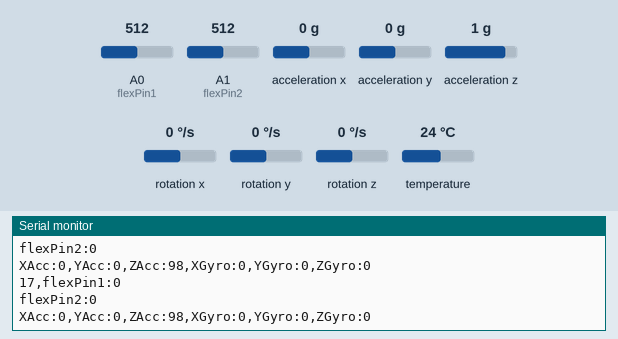
A sketch run on a simulated Arduino Uno, built with avr-gcc and run on an emulated ATmega328P. Shown: the last lines printed to the serial monitor. The test bench sets the inputs (shaded band); at power-on: acceleration x 0 g, acceleration y 0 g, rotation x 0 °/s, acceleration z 1 g, rotation y 0 °/s, A0 (flexPin1) = 512, A1 (flexPin2) = 512, rotation z 0 °/s, temperature 24 °C.

Above: at 1.2 s.
1.3 s: acceleration x set to 0.8 g
At 1.8 s:
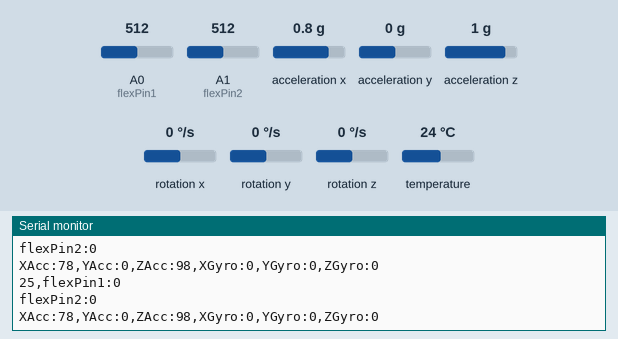
2.8 s: acceleration y set to -1.4 g
At 3.4 s:
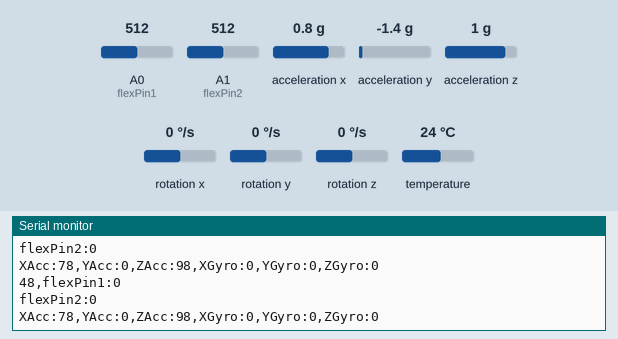
5.8 s: rotation x set to -192 °/s
At 6.8 s:
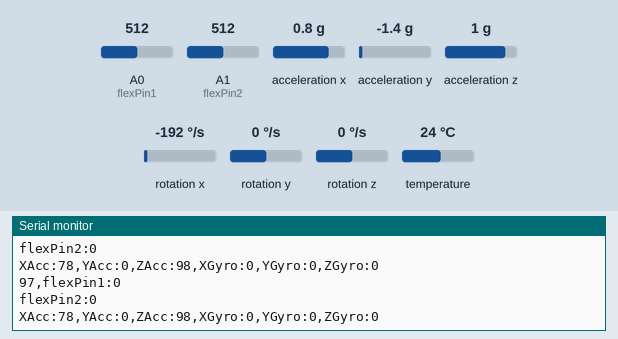
8.8 s: acceleration z set to 1.4 g
At 9.6 s:
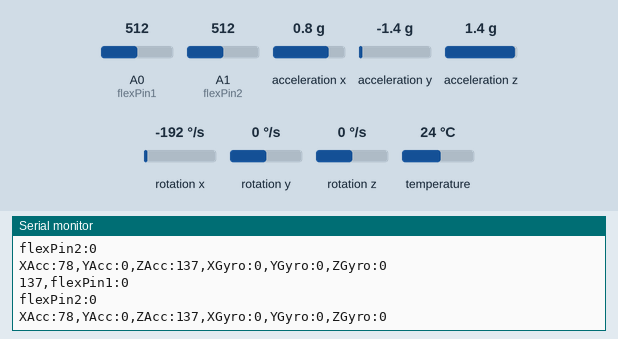
11.8 s: acceleration x set to -1.4 g
At 12.6 s:
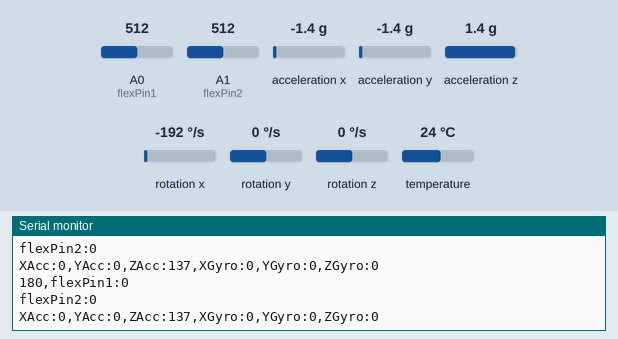
14.8 s: rotation y set to -192 °/s
At 15.3 s:
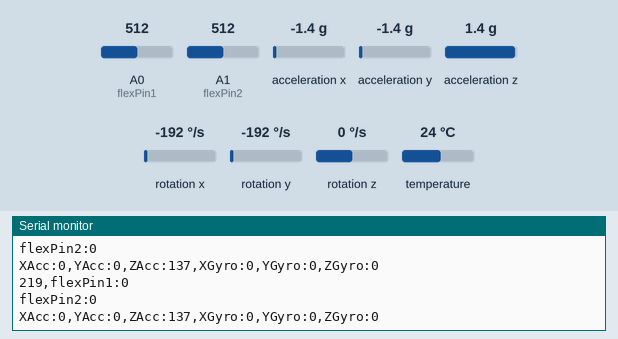
Timing chart, 0 to 17.8 s (numbered marks = the images above; inputs shaded):
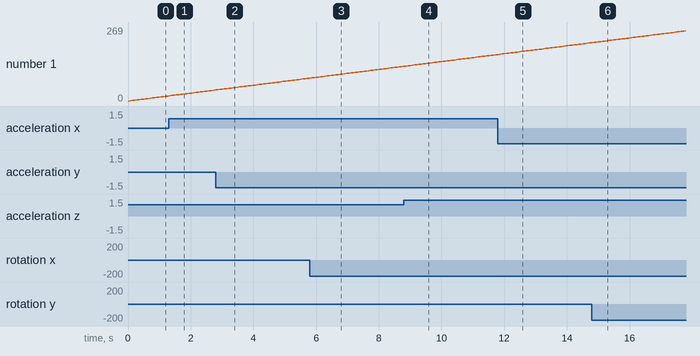

The sketch:

Glove_code.ino
```cpp
//https://playground.arduino.cc/Main/MPU-6050/

#include <Adafruit_MPU6050.h>
#include <Adafruit_Sensor.h>
#include <Wire.h>

Adafruit_MPU6050 imu;

const int flexPin1 = A0;
const int flexPin2 = A1;
float VCC = 5;
float flexResistor = 10000; // 10k Ohms

float flexMinResistance = 40000;
float flexMaxResistance = 300000;
float baseFlexVal = 16;
float flexInterval = 10;

int mapMultiplier = 10;

void setup() {
  Serial.begin(115200);
  pinMode(flexPin1, INPUT);
  pinMode(flexPin2, INPUT);

   if (!imu.begin()) {
    Serial.println("Failed to find MPU6050 chip");
    while (1) {
      delay(10);
    }
  }
    Serial.println("MPU6050 Found!");

  // set accelerometer range to +-8G
  imu.setAccelerometerRange(MPU6050_RANGE_8_G);

  // set gyro range to +- 500 deg/s
  imu.setGyroRange(MPU6050_RANGE_500_DEG);

  // set filter bandwidth of digital lowpass filter to 21 Hz. For smoothing of signal & removal of high freq noise
  imu.setFilterBandwidth(MPU6050_BAND_21_HZ);

  delay(10);

}

int flexSensor(const int flexPin) {
  int ADCRaw = analogRead(flexPin);
  float ADCVoltage = (ADCRaw * VCC) / 1023; // get the voltage e.g (512 * 5) / 1023 = 2.5V

  float Resistance = flexResistor * (VCC / ADCVoltage - 1);
  int flexValue = map(Resistance, flexMinResistance, flexMaxResistance, 0, 1023);
  flexValue = constrain(flexValue, 0, 1023);
  return flexValue;
  //Serial.println(constrainVal);
}

int mapAcc(float accValue) {
  accValue = accValue * 10;
  int map_accValue = map(accValue, -78.4, 78.4, 0, 1023);
  map_accValue = constrain(accValue, 0, 1023);

  return map_accValue;
}

int mapGyro(float gyroValue) {
  gyroValue = gyroValue * 100;
  int map_gyroValue = map(gyroValue, -500, 500, 0, 1023);
  map_gyroValue = constrain(gyroValue, 0, 1023);

  return map_gyroValue;
}

void printIMU() {
  sensors_event_t a, g, temp;
  imu.getEvent(&a, &g, &temp);

  float acc_X = a.acceleration.x;
  float acc_Y = a.acceleration.y;
  float acc_Z = a.acceleration.z;

  float gyro_X = g.gyro.x;
  float gyro_Y = g.gyro.y;
  float gyro_Z = g.gyro.z;

  int map_acc_X = mapAcc(acc_X);
  int map_acc_Y = mapAcc(acc_Y);
  int map_acc_Z = mapAcc(acc_Z);

  int map_gyro_X = mapGyro(gyro_X);
  int map_gyro_Y = mapGyro(gyro_Y);
  int map_gyro_Z = mapGyro(gyro_Z);

  Serial.print("XAcc:");
  Serial.print(map_acc_X);
  Serial.print(",");
  Serial.print("YAcc:");
  Serial.print(map_acc_Y);
  Serial.print(",");
  Serial.print("ZAcc:");
  Serial.print(map_acc_Z);
  Serial.print(",");

  Serial.print("XGyro:");
  Serial.print(map_gyro_X);
  Serial.print(",");
  Serial.print("YGyro:");
  Serial.print(map_gyro_Y);
  Serial.print(",");
  Serial.print("ZGyro:");
  Serial.print(map_gyro_Z);
  Serial.println();

  delay(15);

}

void loop() {

  // Values are printed to show readings on Arduino Serial Plotter
  for(int i = 0; ; i++) {
  Serial.print(i);
  Serial.print(",");
  int flexVal1 = flexSensor(flexPin1);
  Serial.print("flexPin1:");
  Serial.println(flexVal1);

  int flexVal2 = flexSensor(flexPin2);
  Serial.print("flexPin2:");
  Serial.println(flexVal2);

  printIMU();


  // sampling rate of 20Hz
  delay(50);
  }

}
```

Measured:
- after the input at 1.3 s, the serial monitor: prints a new line at once (image 1)
